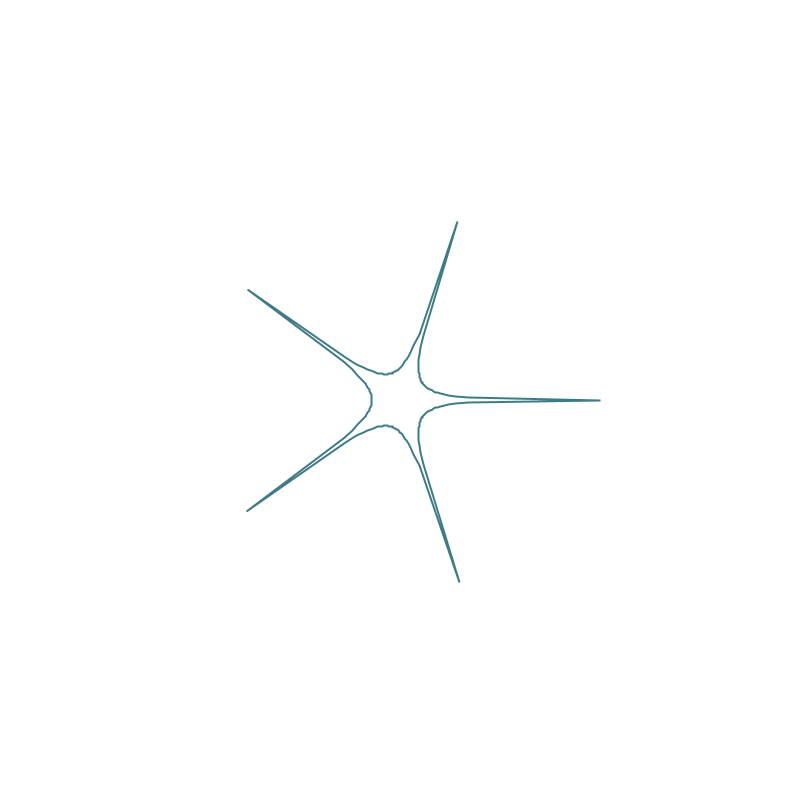
Frame 1 (no input)
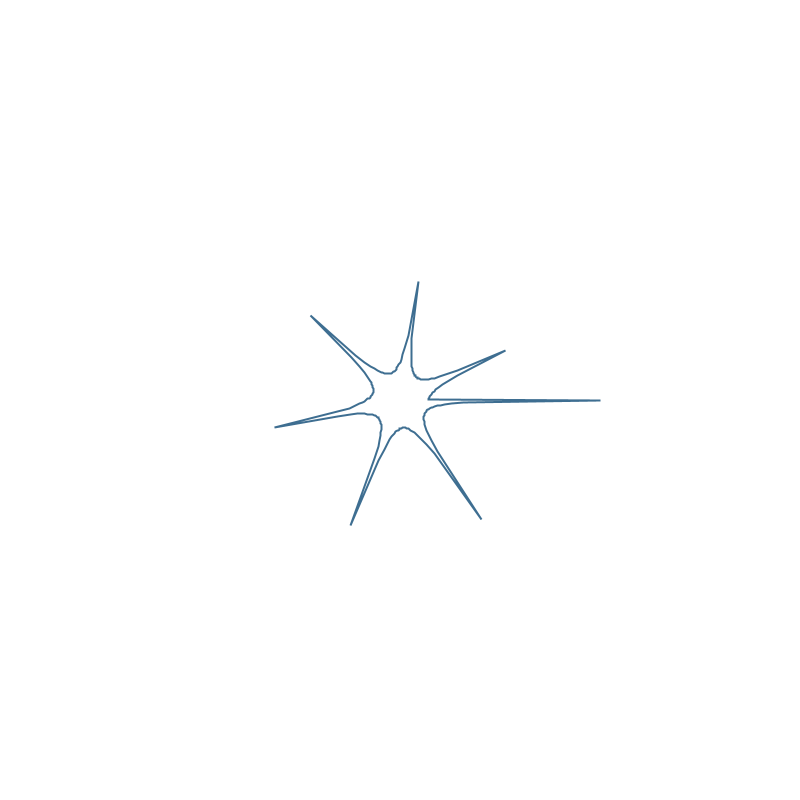
Frame 60 (the mouse pressed at the canvas centre just before this capture)
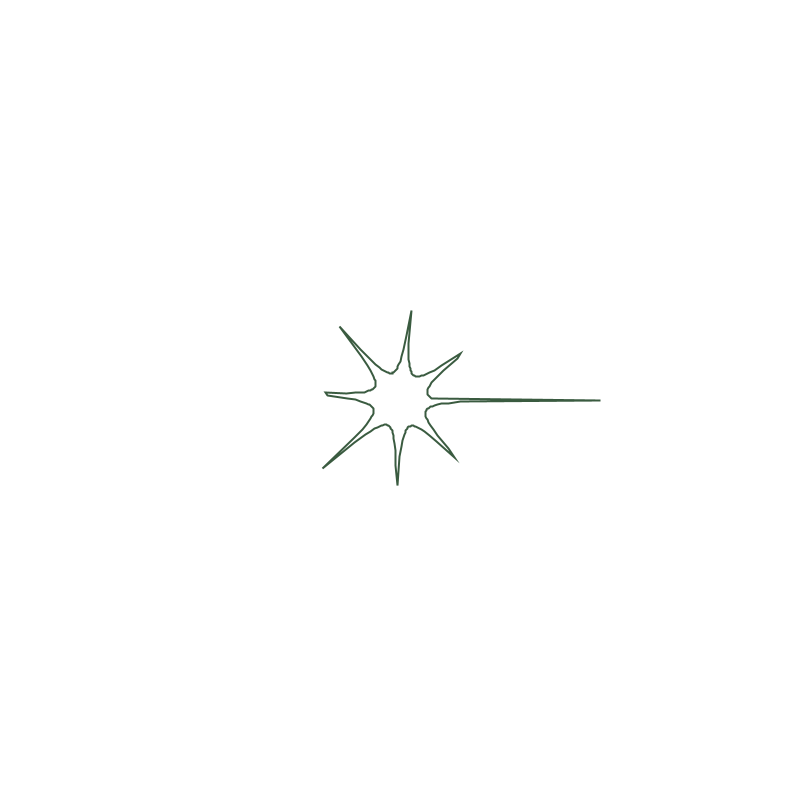
Frame 120 (the mouse held since frame 60 and released just before this capture)

The Processing sketch that drew these frames (run headless with seeded random() and noise(); from frame 60 on, the mouse is pressed at the canvas centre):

// Processing sketch: Supershape_2D
// ── Supershape_2D.pde
//http://paulbourke.net/geometry/supershape/
float n1 = 0.3;
float n2 = 0.3;
float n3 = 0.3;

float m = 0;
float a = 1;
float b = 1;

float osc = 0;

int radius = 200;
int total = 200;

float h = 0;
  

void setup(){
  size(800,800);
  colorMode(HSB);

}

void draw(){
  m = map((float) Math.sin(osc), -1.0, 1.0, 0, 10.0);
  osc += 0.005;

  
  background(255);
  translate(width/2, height/2);
  textSize(20);
  h = h + 0.05;
  float g = map(sin(h), -1, 1, 0, 255);
  stroke(g, g, g);
  noFill();
  text("m = " + floor(m), -width/2.2, -height/2.2);
  
  float increment = TWO_PI / (float) total;
  strokeWeight(2);
  beginShape();
  for (float angle = 0; angle < TWO_PI; angle += increment) {
    float r = super_shape(angle);
    float x = radius * r * cos(angle);
    float y = radius * r * sin(angle);
    vertex(x, y);
  }
  endShape(CLOSE);
}

float super_shape(float theta){
  float part1 = (1 / a) * cos(theta * m / 4);
  part1 = abs(part1);
  part1 = pow(part1, n2);

  float part2 = (1 / b) * sin(theta * m / 4);
  part2 = abs(part2);
  part2 = pow(part2, n3);

  float part3 = pow(part1 + part2, 1 / n1);

  if (part3 == 0) {
    return 0;
  }

  return (1 / part3);
}
